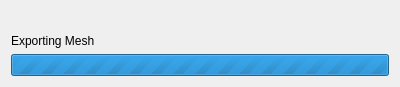
<?xml version="1.0" encoding="UTF-8"?>
<ui version="4.0">
 <class>Dialog</class>
 <widget class="QDialog" name="Dialog">
  <property name="geometry">
   <rect>
    <x>0</x>
    <y>0</y>
    <width>400</width>
    <height>87</height>
   </rect>
  </property>
  <property name="windowTitle">
   <string>Extracting Meshes</string>
  </property>
  <layout class="QVBoxLayout" name="verticalLayout">
   <item>
    <spacer name="space">
     <property name="orientation">
      <enum>Qt::Vertical</enum>
     </property>
     <property name="sizeHint" stdset="0">
      <size>
       <width>20</width>
       <height>40</height>
      </size>
     </property>
    </spacer>
   </item>
   <item>
    <widget class="QLabel" name="text">
     <property name="text">
      <string>Exporting Mesh</string>
     </property>
    </widget>
   </item>
   <item>
    <widget class="QProgressBar" name="progress">
     <property name="maximum">
      <number>0</number>
     </property>
     <property name="value">
      <number>-1</number>
     </property>
    </widget>
   </item>
  </layout>
 </widget>
 <resources/>
 <connections/>
</ui>
